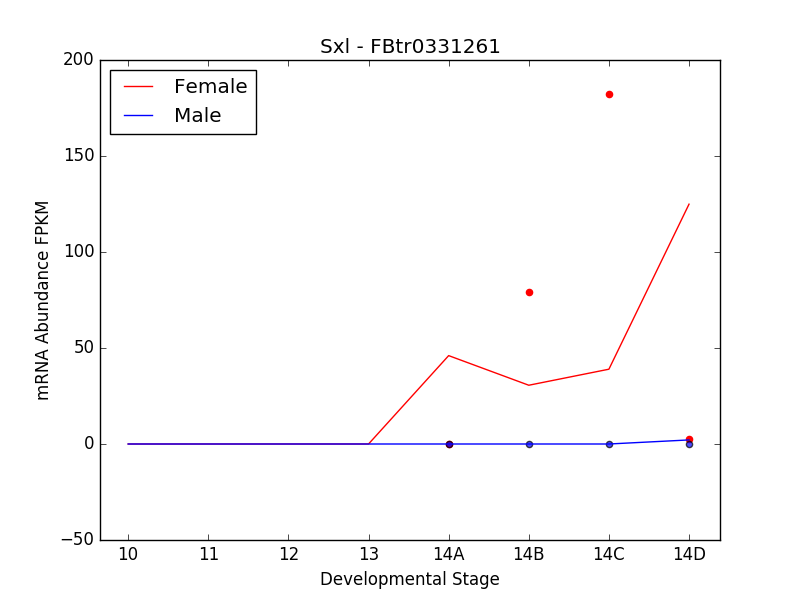

Reproduce this figure in Python.
#!/usr/bin/env python

"""
Usage: ./d4-homework-q1.py <metadata.csv> <ctab_dir> <replicates.csv>

Plots samples as line across developmental stages, and plots replicates as scatterplot.
"""



import sys
import pandas as pd
import numpy as np
import matplotlib.pyplot as plt




df_meta = pd.read_csv(sys.argv[1])

ctab_dir = sys.argv[2]
df_replicates = pd.read_csv(sys.argv[3])

fem_Sxl = []
male_Sxl = []
replicates_Sxl = []
replicates_male = []
replicates_female = []
df_roi = df_meta["sex"] == "female"
dm_roi = df_meta["sex"] == "male"
rf_roi = df_replicates["sex"] == "female"
rm_roi = df_replicates["sex"] == "male"
for sample in df_meta[df_roi]["sample"]:
    filename = ctab_dir + "/" + sample + "/t_data.ctab"
    df = pd.read_table(filename)
    df_roi2 = df["t_name"]== "FBtr0331261"
    fem_Sxl.append(df[df_roi2]["FPKM"].values)
for sample in df_meta[dm_roi]["sample"]:
    filename = ctab_dir + "/" + sample + "/t_data.ctab"
    df = pd.read_table(filename)
    dm_roi2 = df["t_name"]== "FBtr0331261"
    male_Sxl.append(df[dm_roi2]["FPKM"].values)
for sample in df_replicates[rf_roi]["sample"]:
    filename = ctab_dir + "/" + sample + "/t_data.ctab"
    rf = pd.read_table(filename)
    rf_roi2 = rf["t_name"]== "FBtr0331261"
    replicates_female.append(rf[rf_roi2]["FPKM"].values)
for sample in df_replicates[rm_roi]["sample"]:
    filename = ctab_dir + "/" + sample + "/t_data.ctab"
    rf = pd.read_table(filename)
    rm_roi2 = rf["t_name"]== "FBtr0331261"
    replicates_male.append(rf[rm_roi2]["FPKM"].values)


#male_Sxl = male_Sxl[]
plt.figure()
x = [0,1,2,3,4,5,6,7]   
xlabel = ["10", "11", "12", "13", "14A", "14B", "14C", "14D"]    
plt.xticks(x, xlabel, rotation='horizontal')
plt.xlabel("Developmental Stage")
plt.ylabel("mRNA Abundance FPKM")
plt.title("Sxl - FBtr0331261")
plt.plot(fem_Sxl, 'r-',label="Female")
plt.plot(male_Sxl, label="Male")
plt.scatter([4,5,6,7], replicates_female, color='red')
plt.scatter([4,5,6,7], replicates_male, alpha=0.7)
plt.legend(loc="upper left")
#plt.show()
plt.savefig("d4-homework-q1.png")
plt.close()